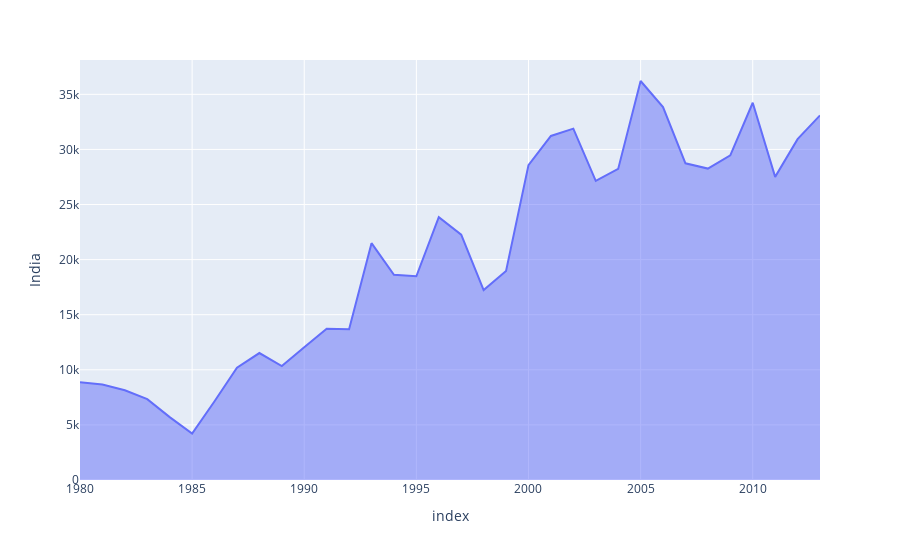

Here is the notebook cell this chart was saved with:
### Code cell
px.area(top5df, x=top5df.index, y='India')

### Figure 1 — Plotly figure (JSON) as saved in the notebook; plotly's stock layout.template omitted (floating-point values rounded to 4 significant figures)
{"data": [{"fillpattern": {"shape": ""}, "hovertemplate": "index=%{x}<br>India=%{y}<extra></extra>", "legendgroup": "", "line": {"color": "#636efa"}, "marker": {"symbol": "circle"}, "mode": "lines", "name": "", "orientation": "v", "showlegend": false, "stackgroup": "1", "type": "scatter", "x": [1980, 1981, 1982, 1983, 1984, 1985, 1986, 1987, 1988, 1989, 1990, 1991, 1992, 1993, 1994, 1995, 1996, 1997, 1998, 1999, 2000, 2001, 2002, 2003, 2004, 2005, 2006, 2007, 2008, 2009, 2010, 2011, 2012, 2013], "xaxis": "x", "y": [8880, 8670, 8147, 7338, 5704, 4211, 7150, 10189, 11522, 10343, 12041, 13734, 13673, 21496, 18620, 18489, 23859, 22268, 17241, 18974, 28572, 31223, 31889, 27155, 28235, 36210, 33848, 28742, 28261, 29456, 34235, 27509, 30933, 33087], "yaxis": "y"}], "layout": {"legend": {"tracegroupgap": 0}, "margin": {"t": 60}, "xaxis": {"anchor": "y", "domain": [0, 1], "title": {"text": "index"}}, "yaxis": {"anchor": "x", "domain": [0, 1], "title": {"text": "India"}}}}
